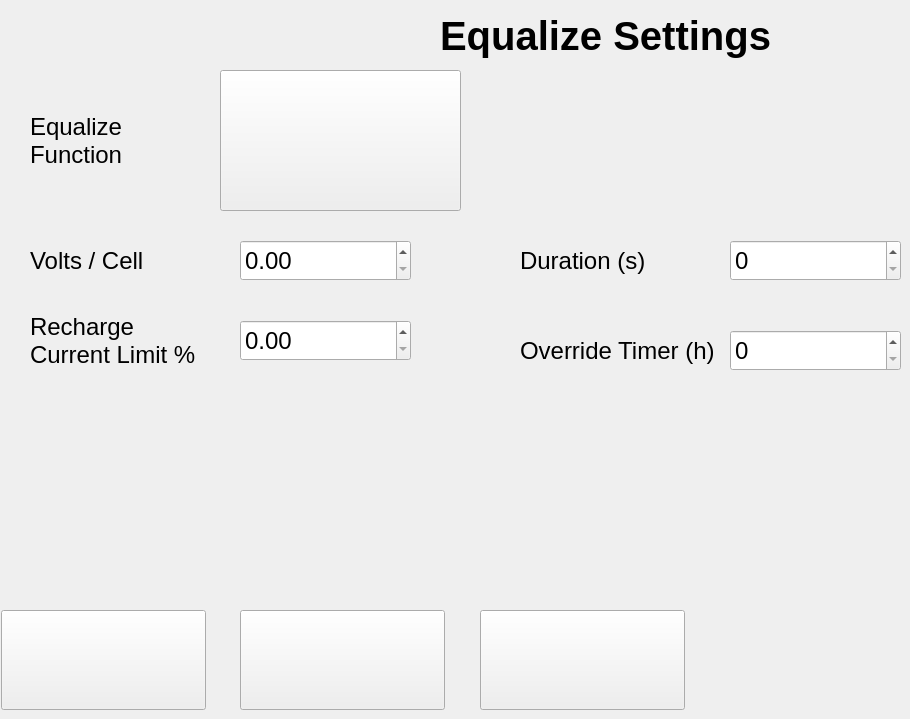
    <widget class="QWidget" name="pageEqualize_settings">
     <widget class="QLabel" name="label_equalize_title">
      <property name="geometry">
       <rect>
        <x>440</x>
        <y>0</y>
        <width>420</width>
        <height>71</height>
       </rect>
      </property>
      <property name="font">
       <font>
        <pointsize>30</pointsize>
        <bold>true</bold>
       </font>
      </property>
      <property name="text">
       <string>Equalize Settings</string>
      </property>
     </widget>
     <widget class="QLabel" name="label_equalize_volt_cell">
      <property name="geometry">
       <rect>
        <x>30</x>
        <y>240</y>
        <width>141</width>
        <height>41</height>
       </rect>
      </property>
      <property name="font">
       <font>
        <pointsize>18</pointsize>
       </font>
      </property>
      <property name="text">
       <string>Volts / Cell</string>
      </property>
     </widget>
     <widget class="QDoubleSpinBox" name="doubleSpinBox_equalize_volt_cell">
      <property name="geometry">
       <rect>
        <x>240</x>
        <y>240</y>
        <width>171</width>
        <height>41</height>
       </rect>
      </property>
      <property name="font">
       <font>
        <pointsize>18</pointsize>
       </font>
      </property>
     </widget>
     <widget class="QLabel" name="label_equalize_curr_lim">
      <property name="geometry">
       <rect>
        <x>30</x>
        <y>300</y>
        <width>181</width>
        <height>81</height>
       </rect>
      </property>
      <property name="font">
       <font>
        <pointsize>18</pointsize>
       </font>
      </property>
      <property name="text">
       <string>Recharge Current Limit %</string>
      </property>
      <property name="wordWrap">
       <bool>true</bool>
      </property>
     </widget>
     <widget class="QDoubleSpinBox" name="doubleSpinBox_equalize_curr_lim">
      <property name="geometry">
       <rect>
        <x>240</x>
        <y>320</y>
        <width>171</width>
        <height>41</height>
       </rect>
      </property>
      <property name="font">
       <font>
        <pointsize>18</pointsize>
       </font>
      </property>
     </widget>
     <widget class="QLabel" name="label_equalize_duration">
      <property name="geometry">
       <rect>
        <x>520</x>
        <y>240</y>
        <width>201</width>
        <height>41</height>
       </rect>
      </property>
      <property name="font">
       <font>
        <pointsize>18</pointsize>
       </font>
      </property>
      <property name="text">
       <string>Duration (s)</string>
      </property>
     </widget>
     <widget class="QSpinBox" name="spinBox_equalize_duration">
      <property name="geometry">
       <rect>
        <x>730</x>
        <y>240</y>
        <width>171</width>
        <height>41</height>
       </rect>
      </property>
      <property name="font">
       <font>
        <pointsize>18</pointsize>
       </font>
      </property>
     </widget>
     <widget class="QLabel" name="label_equalize_overide_time">
      <property name="geometry">
       <rect>
        <x>520</x>
        <y>330</y>
        <width>201</width>
        <height>41</height>
       </rect>
      </property>
      <property name="font">
       <font>
        <pointsize>18</pointsize>
       </font>
      </property>
      <property name="text">
       <string>Override Timer (h)</string>
      </property>
     </widget>
     <widget class="QSpinBox" name="spinBox_equalize_overide_time">
      <property name="geometry">
       <rect>
        <x>730</x>
        <y>330</y>
        <width>171</width>
        <height>41</height>
       </rect>
      </property>
      <property name="font">
       <font>
        <pointsize>18</pointsize>
       </font>
      </property>
     </widget>
     <widget class="QPushButton" name="pushButton_equalize_home">
      <property name="geometry">
       <rect>
        <x>1</x>
        <y>610</y>
        <width>205</width>
        <height>100</height>
       </rect>
      </property>
      <property name="font">
       <font>
        <pointsize>18</pointsize>
       </font>
      </property>
      <property name="text">
       <string/>
      </property>
      <property name="icon">
       <iconset theme="QIcon::ThemeIcon::GoHome"/>
      </property>
      <property name="iconSize">
       <size>
        <width>80</width>
        <height>80</height>
       </size>
      </property>
     </widget>
     <widget class="QPushButton" name="pushButton_equalize_back">
      <property name="geometry">
       <rect>
        <x>240</x>
        <y>610</y>
        <width>205</width>
        <height>100</height>
       </rect>
      </property>
      <property name="text">
       <string/>
      </property>
      <property name="icon">
       <iconset theme="QIcon::ThemeIcon::GoPrevious"/>
      </property>
      <property name="iconSize">
       <size>
        <width>80</width>
        <height>80</height>
       </size>
      </property>
     </widget>
     <widget class="QPushButton" name="pushButton_equalize_save">
      <property name="geometry">
       <rect>
        <x>480</x>
        <y>610</y>
        <width>205</width>
        <height>100</height>
       </rect>
      </property>
      <property name="text">
       <string/>
      </property>
      <property name="icon">
       <iconset theme="QIcon::ThemeIcon::DocumentSave"/>
      </property>
      <property name="iconSize">
       <size>
        <width>80</width>
        <height>80</height>
       </size>
      </property>
     </widget>
     <widget class="QLabel" name="label_equalize_function">
      <property name="geometry">
       <rect>
        <x>30</x>
        <y>100</y>
        <width>185</width>
        <height>81</height>
       </rect>
      </property>
      <property name="font">
       <font>
        <pointsize>18</pointsize>
       </font>
      </property>
      <property name="text">
       <string>Equalize Function</string>
      </property>
      <property name="wordWrap">
       <bool>true</bool>
      </property>
     </widget>
     <widget class="ToggleSwitch" name="toggle_equalize_enable">
      <property name="geometry">
       <rect>
        <x>220</x>
        <y>70</y>
        <width>241</width>
        <height>141</height>
       </rect>
      </property>
      <property name="font">
       <font>
        <pointsize>26</pointsize>
        <bold>true</bold>
       </font>
      </property>
      <property name="text">
       <string/>
      </property>
      <property name="checkable">
       <bool>true</bool>
      </property>
     </widget>
     <widget class="QLabel" name="label_equalizecfg_status">
      <property name="geometry">
       <rect>
        <x>10</x>
        <y>540</y>
        <width>890</width>
        <height>50</height>
       </rect>
      </property>
      <property name="font">
       <font>
        <pointsize>16</pointsize>
       </font>
      </property>
      <property name="text">
       <string/>
      </property>
      <property name="alignment">
       <set>Qt::AlignmentFlag::AlignLeading|Qt::AlignmentFlag::AlignLeft|Qt::AlignmentFlag::AlignVCenter</set>
      </property>
      <property name="wordWrap">
       <bool>true</bool>
      </property>
     </widget>
    </widget>
